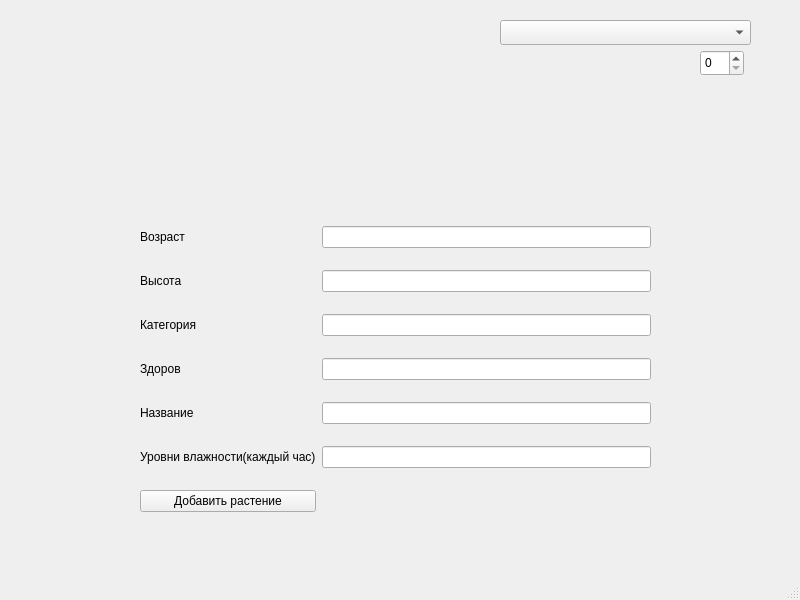
<?xml version="1.0" encoding="UTF-8"?>
<ui version="4.0">
 <class>MainWindow</class>
 <widget class="QMainWindow" name="MainWindow">
  <property name="geometry">
   <rect>
    <x>0</x>
    <y>0</y>
    <width>800</width>
    <height>600</height>
   </rect>
  </property>
  <property name="windowTitle">
   <string>MainWindow</string>
  </property>
  <widget class="QWidget" name="centralwidget">
   <widget class="QComboBox" name="comboBox">
    <property name="geometry">
     <rect>
      <x>500</x>
      <y>20</y>
      <width>251</width>
      <height>25</height>
     </rect>
    </property>
   </widget>
   <widget class="QSpinBox" name="spinBox">
    <property name="geometry">
     <rect>
      <x>700</x>
      <y>50</y>
      <width>44</width>
      <height>26</height>
     </rect>
    </property>
   </widget>
   <widget class="QWidget" name="gridLayoutWidget">
    <property name="geometry">
     <rect>
      <x>140</x>
      <y>210</y>
      <width>511</width>
      <height>321</height>
     </rect>
    </property>
    <layout class="QGridLayout" name="gridLayout_2">
     <item row="1" column="0">
      <widget class="QLabel" name="label_6">
       <property name="text">
        <string>Высота</string>
       </property>
      </widget>
     </item>
     <item row="4" column="0">
      <widget class="QLabel" name="label_9">
       <property name="text">
        <string>Название</string>
       </property>
      </widget>
     </item>
     <item row="4" column="1">
      <widget class="QLineEdit" name="lineEdit_5"/>
     </item>
     <item row="5" column="0">
      <widget class="QLabel" name="label_10">
       <property name="text">
        <string>Уровни влажности(каждый час)</string>
       </property>
      </widget>
     </item>
     <item row="2" column="1">
      <widget class="QLineEdit" name="lineEdit_3"/>
     </item>
     <item row="3" column="0">
      <widget class="QLabel" name="label_8">
       <property name="text">
        <string>Здоров</string>
       </property>
      </widget>
     </item>
     <item row="3" column="1">
      <widget class="QLineEdit" name="lineEdit_4"/>
     </item>
     <item row="0" column="0">
      <widget class="QLabel" name="label_5">
       <property name="text">
        <string>Возраст</string>
       </property>
      </widget>
     </item>
     <item row="5" column="1">
      <widget class="QLineEdit" name="lineEdit_6"/>
     </item>
     <item row="0" column="1">
      <widget class="QLineEdit" name="lineEdit"/>
     </item>
     <item row="1" column="1">
      <widget class="QLineEdit" name="lineEdit_2"/>
     </item>
     <item row="2" column="0">
      <widget class="QLabel" name="label_7">
       <property name="text">
        <string>Категория</string>
       </property>
      </widget>
     </item>
     <item row="6" column="0">
      <widget class="QPushButton" name="pushButton">
       <property name="text">
        <string>Добавить растение</string>
       </property>
      </widget>
     </item>
    </layout>
   </widget>
  </widget>
  <widget class="QMenuBar" name="menubar">
   <property name="geometry">
    <rect>
     <x>0</x>
     <y>0</y>
     <width>800</width>
     <height>22</height>
    </rect>
   </property>
  </widget>
  <widget class="QStatusBar" name="statusbar"/>
 </widget>
 <resources/>
 <connections/>
</ui>
